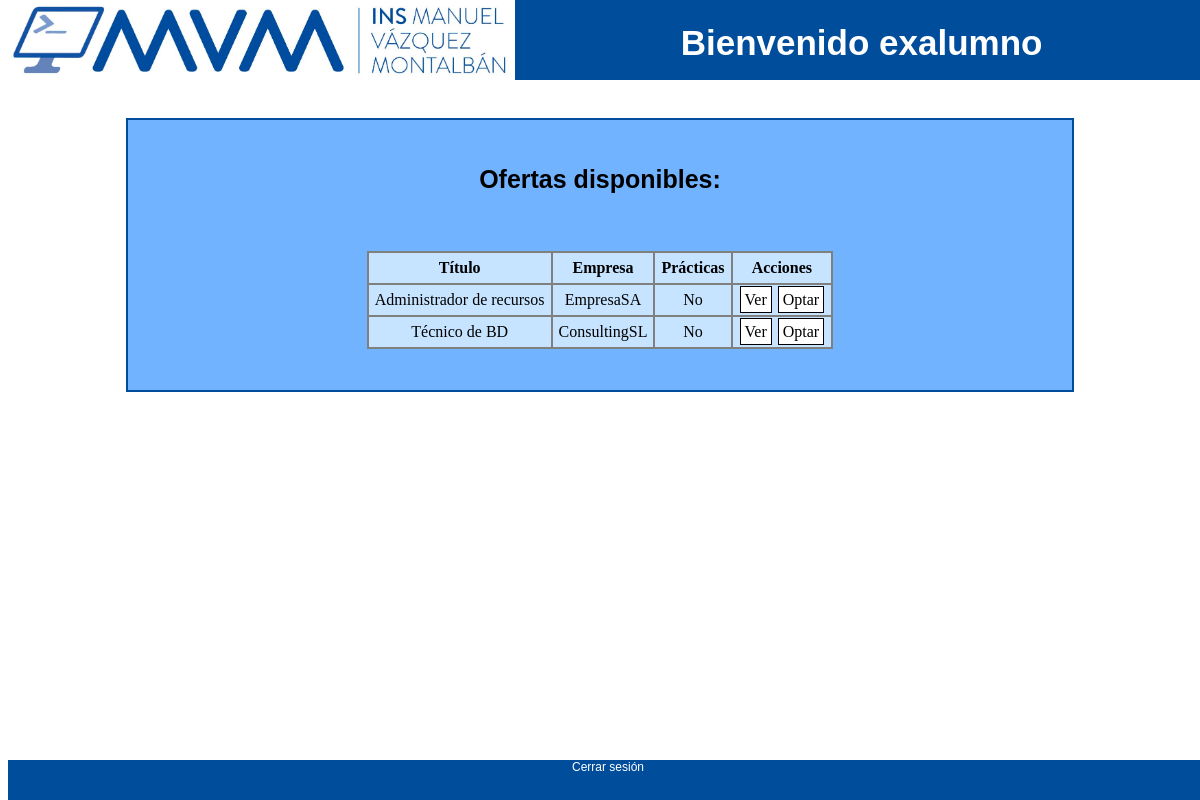
Screenshot of /userpanel/panel-exalumn.php (signed in) with the database file from the repository.
### tables this page shows
CREATE TABLE `Vacant` (
  `id-vacant` int(5) NOT NULL,
  `company` varchar(20) NOT NULL,
  `title` varchar(50) NOT NULL,
  `descrip-job` varchar(200) NOT NULL,
  `descrip-vacant` varchar(200) NOT NULL,
  `fpdual` tinyint(1) NOT NULL
);

### userpanel/panel-exalumn.php (the view, shortened to what this page needs)
<!DOCTYPE html>
<html lang="es">
<head>
    <link rel="stylesheet" href="../css/panel.css">
</head>
<body>
    <header>
        <img class="logo" src="../img/logo.png" alt="Logo">
        <h1>Bienvenido exalumno</h1>
    </header>
    <main>
        <div class="content">
            <?php
                $conn = SQLConnect();
                $sql = "select * from Vacant where fpdual=0;";
                if ($response = $conn->query($sql)) {
                    if ($response->num_rows){
                        echo "<h2>Ofertas disponibles:</h2>";
                        echo "<table>
                        <tr>
                            <th>Título</th>
                            <th>Empresa</th>
                            <th>Prácticas</th>
                            <th>Acciones</th>
                        </tr>";
                        while ($vacant = mysqli_fetch_array($response)){
                            if ($vacant['fpdual'] == 0){
                                $vacant['fpdual'] = 'No';
                            } else {
                                $vacant['fpdual'] = 'Si';
                            }
                            echo "<br>
                            <tr>
                                <td>" . $vacant['title'] . "</td>
                                <td>" . $vacant['company'] . "</td>
                                <td>" . $vacant['fpdual'] . "</td>
                                <td>
                                    <form>
                                    <a class='button' href='./vacant-actions/vacant-view-exalumn.php?id=" . $vacant['id-vacant'] ."'>Ver</a>
                                    <a class='button' href='./vacant-actions/join-vacant.php?id=" . $vacant['id-vacant'] ."'>Optar</a>
                                    </form>
                                </td>
                            </tr>";
                        }
                        echo "</table>";
                    } else {
                        echo "<h2>No existen vacantes</h2>";
                        echo "En estos momentos ninguna empresa tiene vacantes disponibles.";
                    }
                }
            ?>
            <br>
        </div>
    </main>
    <footer>
        <a class='closesession' href='../close-session.php'>Cerrar sesión</a>
    </footer>
</body>
</html>

### css/panel.css (style rules this page uses)
header { position: absolute; width: 100%; height: 80px; background-color: #004d9c; text-align: center; top: 0; }
h1 { font-family: Arial, Helvetica, sans-serif; color: white; height: 100%; font-size: 35px; }
h2 { font-family: Arial, Helvetica, sans-serif; color: black; height: 100%; font-size: 25px; }
img.logo { height: 80px; background-color: transparent; float: left; }
div.content { margin: 10%; margin-bottom: 0%; padding: 2%; text-align: center; border: 2px solid #004d9c; background-color: #72b3ff; }
footer { position: absolute; bottom: 0; width: 99%; height: 40px; background: #004d9c; font-family: Arial, Helvetica, sans-serif; color: white; font-size: 12px; text-align: center; vertical-align: middle; }
table, th, td { text-align: center; margin: auto; background-color: gray; }
th, td { background-color: rgb(198, 228, 255); padding: 6px; }
footer { position: absolute; bottom: 0; width: 100%; height: 40px; }
a.button { background-color: white; color: black; padding: 4px; margin: 1px; border: 1px solid black; text-decoration: none; }
a.closesession { color: white; text-decoration: none; text-align: center; }

### rows the page displays
vacant: title "Administrador de recursos", company "EmpresaSA", fpdual "No"
vacant: title "Técnico de BD", company "ConsultingSL", fpdual "No"
